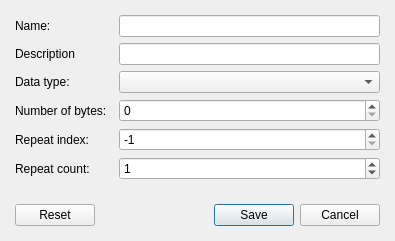
<?xml version="1.0" encoding="UTF-8"?>
<ui version="4.0">
 <class>ItemEditorDialog</class>
 <widget class="QDialog" name="ItemEditorDialog">
  <property name="geometry">
   <rect>
    <x>0</x>
    <y>0</y>
    <width>395</width>
    <height>241</height>
   </rect>
  </property>
  <property name="windowTitle">
   <string>Add or edit item</string>
  </property>
  <layout class="QGridLayout" name="gridLayout">
   <property name="leftMargin">
    <number>15</number>
   </property>
   <property name="topMargin">
    <number>15</number>
   </property>
   <property name="rightMargin">
    <number>15</number>
   </property>
   <property name="bottomMargin">
    <number>15</number>
   </property>
   <item row="0" column="2">
    <widget class="QLineEdit" name="txtName"/>
   </item>
   <item row="2" column="2">
    <widget class="QComboBox" name="cmbDataType"/>
   </item>
   <item row="1" column="0">
    <widget class="QLabel" name="lblDescription">
     <property name="text">
      <string>Description</string>
     </property>
    </widget>
   </item>
   <item row="6" column="2">
    <spacer name="verticalSpacer">
     <property name="orientation">
      <enum>Qt::Vertical</enum>
     </property>
     <property name="sizeHint" stdset="0">
      <size>
       <width>20</width>
       <height>40</height>
      </size>
     </property>
    </spacer>
   </item>
   <item row="3" column="2">
    <widget class="QSpinBox" name="spnNrOfBytes">
     <property name="maximum">
      <number>999999</number>
     </property>
    </widget>
   </item>
   <item row="4" column="0">
    <widget class="QLabel" name="lblRepeatIndex">
     <property name="text">
      <string>Repeat index:</string>
     </property>
    </widget>
   </item>
   <item row="0" column="0">
    <widget class="QLabel" name="lblName">
     <property name="text">
      <string>Name:</string>
     </property>
    </widget>
   </item>
   <item row="3" column="0">
    <widget class="QLabel" name="lblNrOfBytes">
     <property name="text">
      <string>Number of bytes:</string>
     </property>
    </widget>
   </item>
   <item row="1" column="2">
    <widget class="QLineEdit" name="txtDescription"/>
   </item>
   <item row="2" column="0">
    <widget class="QLabel" name="lblDataType">
     <property name="text">
      <string>Data type:</string>
     </property>
    </widget>
   </item>
   <item row="5" column="0">
    <widget class="QLabel" name="lblRepeatCount">
     <property name="text">
      <string>Repeat count:</string>
     </property>
    </widget>
   </item>
   <item row="4" column="2">
    <widget class="QSpinBox" name="spnRepeatIndex">
     <property name="minimum">
      <number>-1</number>
     </property>
     <property name="maximum">
      <number>9999</number>
     </property>
     <property name="value">
      <number>-1</number>
     </property>
    </widget>
   </item>
   <item row="5" column="2">
    <widget class="QSpinBox" name="spnRepeatCount">
     <property name="maximum">
      <number>9999</number>
     </property>
     <property name="value">
      <number>1</number>
     </property>
    </widget>
   </item>
   <item row="7" column="0" colspan="3">
    <widget class="QDialogButtonBox" name="buttonBox">
     <property name="orientation">
      <enum>Qt::Horizontal</enum>
     </property>
     <property name="standardButtons">
      <set>QDialogButtonBox::Cancel|QDialogButtonBox::Reset|QDialogButtonBox::Save</set>
     </property>
    </widget>
   </item>
  </layout>
 </widget>
 <tabstops>
  <tabstop>txtName</tabstop>
  <tabstop>txtDescription</tabstop>
  <tabstop>cmbDataType</tabstop>
  <tabstop>spnNrOfBytes</tabstop>
  <tabstop>spnRepeatIndex</tabstop>
  <tabstop>spnRepeatCount</tabstop>
 </tabstops>
 <resources/>
 <connections>
  <connection>
   <sender>buttonBox</sender>
   <signal>accepted()</signal>
   <receiver>ItemEditorDialog</receiver>
   <slot>accept()</slot>
   <hints>
    <hint type="sourcelabel">
     <x>248</x>
     <y>254</y>
    </hint>
    <hint type="destinationlabel">
     <x>157</x>
     <y>274</y>
    </hint>
   </hints>
  </connection>
  <connection>
   <sender>buttonBox</sender>
   <signal>rejected()</signal>
   <receiver>ItemEditorDialog</receiver>
   <slot>reject()</slot>
   <hints>
    <hint type="sourcelabel">
     <x>316</x>
     <y>260</y>
    </hint>
    <hint type="destinationlabel">
     <x>286</x>
     <y>274</y>
    </hint>
   </hints>
  </connection>
 </connections>
</ui>
